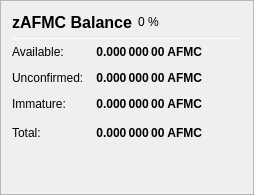
                   <widget class="QFrame" name="frame_ZerocoinBalances">
                    <property name="frameShape">
                     <enum>QFrame::StyledPanel</enum>
                    </property>
                    <property name="frameShadow">
                     <enum>QFrame::Raised</enum>
                    </property>
                    <layout class="QVBoxLayout" name="verticalLayout_7">
                     <item>
                      <layout class="QHBoxLayout" name="horizontalLayout_8" stretch="0,0,0">
                       <item>
                        <widget class="QLabel" name="label_5z_3">
                         <property name="minimumSize">
                          <size>
                           <width>0</width>
                           <height>20</height>
                          </size>
                         </property>
                         <property name="font">
                          <font>
                           <pointsize>12</pointsize>
                           <weight>75</weight>
                           <bold>true</bold>
                          </font>
                         </property>
                         <property name="text">
                          <string>zAFMC Balance</string>
                         </property>
                        </widget>
                       </item>
                       <item>
                        <widget class="QLabel" name="labelzAFMCPercent">
                         <property name="text">
                          <string notr="true">0 %</string>
                         </property>
                        </widget>
                       </item>
                       <item>
                        <spacer name="horizontalSpacer_11">
                         <property name="orientation">
                          <enum>Qt::Horizontal</enum>
                         </property>
                         <property name="sizeHint" stdset="0">
                          <size>
                           <width>40</width>
                           <height>20</height>
                          </size>
                         </property>
                        </spacer>
                       </item>
                      </layout>
                     </item>
                     <item>
                      <widget class="Line" name="line_ZerocoinBalance">
                       <property name="minimumSize">
                        <size>
                         <width>0</width>
                         <height>1</height>
                        </size>
                       </property>
                       <property name="maximumSize">
                        <size>
                         <width>16777215</width>
                         <height>1</height>
                        </size>
                       </property>
                       <property name="orientation">
                        <enum>Qt::Horizontal</enum>
                       </property>
                      </widget>
                     </item>
                     <item>
                      <layout class="QGridLayout" name="gridLayout_5">
                       <property name="spacing">
                        <number>12</number>
                       </property>
                       <item row="1" column="0">
                        <widget class="QLabel" name="labelzBalanceMatureText">
                         <property name="toolTip">
                          <string>Mature: more than 20 confirmation and more than 1 mint of the same denomination after it was minted.
These zAFMC are spendable.</string>
                         </property>
                         <property name="text">
                          <string>Available:</string>
                         </property>
                        </widget>
                       </item>
                       <item row="1" column="1">
                        <widget class="QLabel" name="labelzBalanceMature">
                         <property name="font">
                          <font>
                           <weight>75</weight>
                           <bold>true</bold>
                          </font>
                         </property>
                         <property name="toolTip">
                          <string>Mature: more than 20 confirmation and more than 1 mint of the same denomination after it was minted.
These zAFMC are spendable.</string>
                         </property>
                         <property name="text">
                          <string notr="true">0.000 000 00 AFMC</string>
                         </property>
                         <property name="alignment">
                          <set>Qt::AlignRight|Qt::AlignTrailing|Qt::AlignVCenter</set>
                         </property>
                        </widget>
                       </item>
                       <item row="2" column="0">
                        <widget class="QLabel" name="labelzBalanceUnconfirmedText">
                         <property name="toolTip">
                          <string>Unconfirmed: less than 20 confirmations
Immature: confirmed, but less than 1 mint of the same denomination after it was minted</string>
                         </property>
                         <property name="text">
                          <string>Unconfirmed:</string>
                         </property>
                        </widget>
                       </item>
                       <item row="2" column="1">
                        <widget class="QLabel" name="labelzBalanceUnconfirmed">
                         <property name="font">
                          <font>
                           <weight>75</weight>
                           <bold>true</bold>
                          </font>
                         </property>
                         <property name="toolTip">
                          <string>Unconfirmed: less than 20 confirmations
Immature: confirmed, but less than 1 mint of the same denomination after it was minted</string>
                         </property>
                         <property name="text">
                          <string notr="true">0.000 000 00 AFMC</string>
                         </property>
                         <property name="alignment">
                          <set>Qt::AlignRight|Qt::AlignTrailing|Qt::AlignVCenter</set>
                         </property>
                        </widget>
                       </item>
                       <item row="3" column="0">
                        <widget class="QLabel" name="labelzBalanceImmatureText">
                         <property name="toolTip">
                          <string>Unconfirmed: less than 20 confirmations
Immature: confirmed, but less than 1 mint of the same denomination after it was minted</string>
                         </property>
                         <property name="text">
                          <string>Immature:</string>
                         </property>
                        </widget>
                       </item>
                       <item row="3" column="1">
                        <widget class="QLabel" name="labelzBalanceImmature">
                         <property name="font">
                          <font>
                           <weight>75</weight>
                           <bold>true</bold>
                          </font>
                         </property>
                         <property name="toolTip">
                          <string>Unconfirmed: less than 20 confirmations
Immature: confirmed, but less than 1 mint of the same denomination after it was minted</string>
                         </property>
                         <property name="text">
                          <string notr="true">0.000 000 00 AFMC</string>
                         </property>
                         <property name="alignment">
                          <set>Qt::AlignRight|Qt::AlignTrailing|Qt::AlignVCenter</set>
                         </property>
                        </widget>
                       </item>
                       <item row="4" column="0">
                        <widget class="QLabel" name="labelzBalanceText">
                         <property name="toolTip">
                          <string>Your current zAFMC balance, unconfirmed and immature zAFMC included.</string>
                         </property>
                         <property name="text">
                          <string>Total:</string>
                         </property>
                        </widget>
                       </item>
                       <item row="4" column="1">
                        <widget class="QLabel" name="labelzBalance">
                         <property name="font">
                          <font>
                           <weight>75</weight>
                           <bold>true</bold>
                          </font>
                         </property>
                         <property name="cursor">
                          <cursorShape>IBeamCursor</cursorShape>
                         </property>
                         <property name="toolTip">
                          <string>Your current zAFMC balance, unconfirmed and immature zAFMC included.</string>
                         </property>
                         <property name="text">
                          <string notr="true">0.000 000 00 AFMC</string>
                         </property>
                         <property name="alignment">
                          <set>Qt::AlignRight|Qt::AlignTrailing|Qt::AlignVCenter</set>
                         </property>
                         <property name="textInteractionFlags">
                          <set>Qt::LinksAccessibleByMouse|Qt::TextSelectableByKeyboard|Qt::TextSelectableByMouse</set>
                         </property>
                        </widget>
                       </item>
                       <item row="4" column="2">
                        <spacer name="horizontalSpacer_4">
                         <property name="orientation">
                          <enum>Qt::Horizontal</enum>
                         </property>
                         <property name="sizeHint" stdset="0">
                          <size>
                           <width>40</width>
                           <height>20</height>
                          </size>
                         </property>
                        </spacer>
                       </item>
                      </layout>
                     </item>
                     <item>
                      <spacer name="verticalSpacer_4">
                       <property name="orientation">
                        <enum>Qt::Vertical</enum>
                       </property>
                       <property name="sizeHint" stdset="0">
                        <size>
                         <width>20</width>
                         <height>40</height>
                        </size>
                       </property>
                      </spacer>
                     </item>
                    </layout>
                   </widget>
